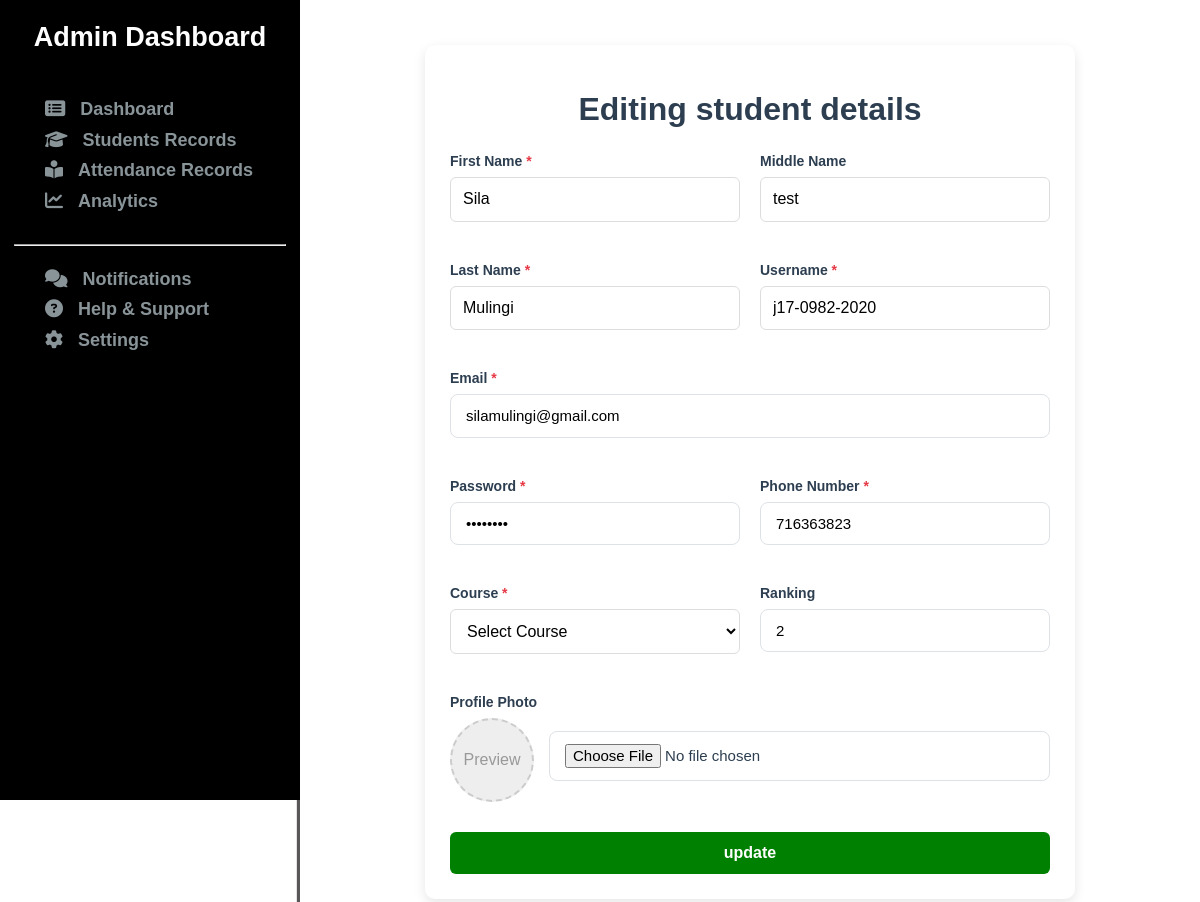
Page /customAdmin/update/j17-0982-2020/ on the earlier database version.
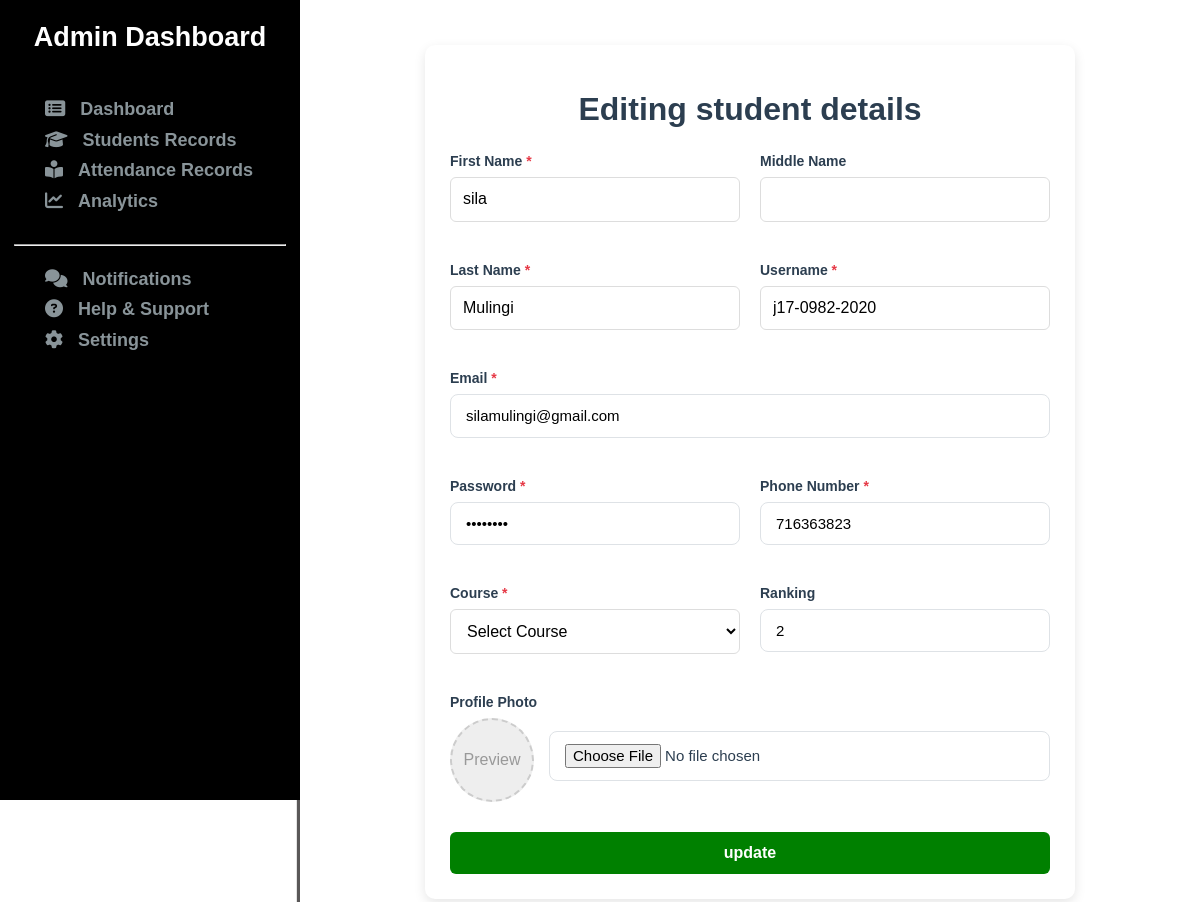
Same page on the later database version.
### coreApp/models.py (models this page shows, shortened)
class StudentProfile(models.Model):
    first_name = models.CharField(max_length=256)  # null=False is default for CharField
    last_name = models.CharField(max_length=256)
    username = models.CharField(max_length=256, unique=True)
    course = models.CharField(max_length=200)
    phone = models.BigIntegerField(unique=True)
    email = models.EmailField(unique=True)
    password = models.CharField(max_length=256)
    middle_name = models.CharField(
        max_length=256,
        blank=True,  # Allows empty string in forms
        null=True,    # Allows NULL in database
        default=''    # Default value when not provided
    )
    ranking = models.CharField(max_length=256, blank=True, default='')
    image = models.ImageField(upload_to='student_photos', blank=True, null=True)

### coreApp/views.py (the view)
# urls.py: path('customAdmin/update/<str:username>/', views.update, name='update'),
def update(request, username):
    updateStudent = get_object_or_404(StudentProfile, username=username)
    context = {}
    context['updateStudent'] = updateStudent
    return render(request, 'admin/updateStudent.html', context)

### templates/admin/updateStudent.html (shortened to what this page needs)
{% extends 'admin/adminBase.html' %}
{% load static %}
{% block css %}
    <link rel="stylesheet" href="{% static 'css/admin/update.css' %}">
{% endblock css %}
{% block content %}
    <div class= "updateRecords">
        <div class="updateStudent form-container">
            <h1>Editing student details</h1>
            <form id="studentForm">
                {% if updateStudent %}
                <div class="form-grid">
                    <div class="form-group">
                        <label for="firstName" class="required">First Name</label>
                        <input type="text" id="firstName" name="first_name" value="{{updateStudent.first_name}}" required>
                    </div>
                    <div class="form-group">
                        <label for="middleName">Middle Name</label>
                        <input type="text" id="middleName" name="middle_name" value="{{updateStudent.middle_name}}">
                    </div>
                    <div class="form-group">
                        <label for="lastName" class="required">Last Name</label>
                        <input type="text" id="lastName" name="last_name" value="{{updateStudent.last_name}}" required>
                    </div>
                    <div class="form-group">
                        <label for="username" class="required">Username</label>
                        <input type="text" id="username" name="username" value="{{updateStudent.username}}" required>
                    </div>
                    <div class="form-group full-width">
                        <label for="email" class="required">Email</label>
                        <input type="email" id="email" name="email" value="{{updateStudent.email}}" required>
                    </div>
                    <div class="form-group">
                        <label for="password" class="required">Password</label>
                        <input type="password" id="password" name="password" value="{{updateStudent.password}}" required>
                    </div>
                    <div class="form-group">
                        <label for="phone" class="required">Phone Number</label>
                        <input type="tel" id="phone" name="phone" value="{{updateStudent.phone}}" required>
                    </div>
                    <div class="form-group">
                        <label for="course" class="required">Course</label>
                        <select id="course" name="course" required>
                            <option value="">Select Course</option>
                        </select>
                    </div>
                    <div class="form-group">
                        <label for="ranking">Ranking</label>
                        <input type="number" id="ranking" name="ranking" value="{{updateStudent.ranking}}" min="1">
                    </div>
                    <div class="form-group full-width">
                        <label>Profile Photo</label>
                        <div class="photo-upload">
                            <div class="photo-preview" id="photoPreview">
                                <span style="color: #999;">Preview</span>
                            </div>
                            <label>
                                <input type="file" id="profilePhoto" name="profilePhoto" accept="image/*">
                            </label>
                        </div>
                    </div>
                </div>
                {% endif %}
                <button type="submit">update</button>
            </form>
        </div>
    </div>
{% endblock %}

Differences in the rows shown:
removed StudentProfile: first_name "Sila", middle_name "test", last_name "Mulingi", username "j17-0982-2020", email "silamulingi@gmail.com", phone "716363823", ranking "2"
added StudentProfile: first_name "sila", last_name "Mulingi", username "j17-0982-2020", email "silamulingi@gmail.com", phone "716363823", ranking "2"
